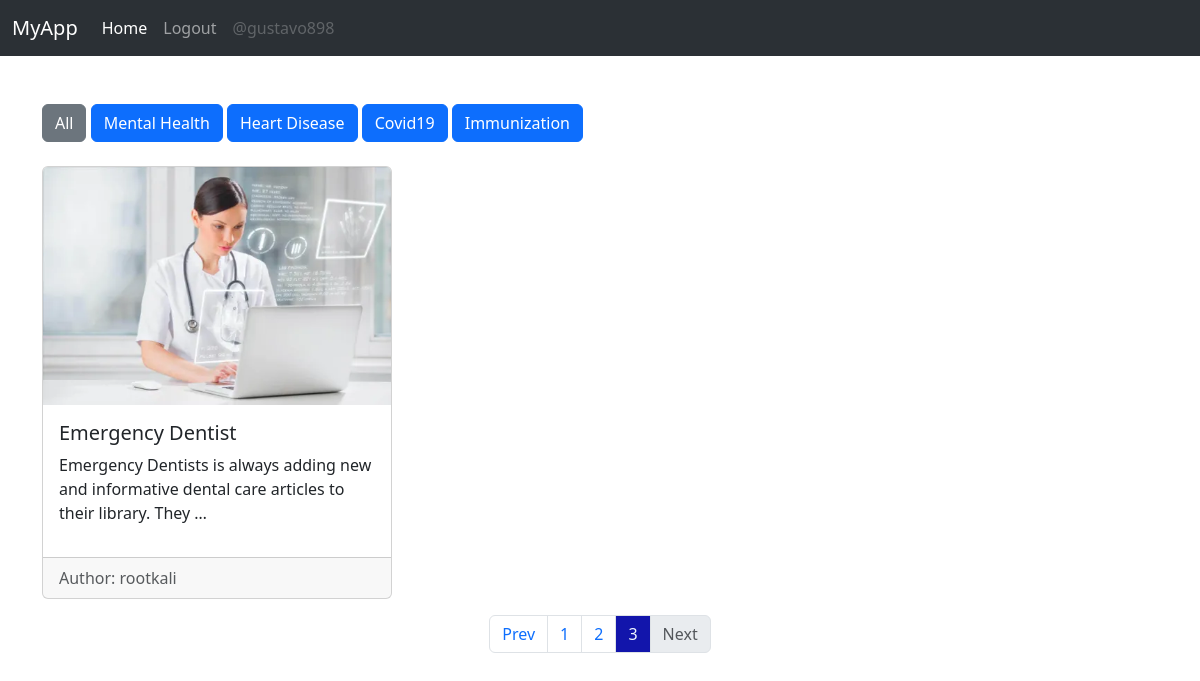
The app's page /blogpost-list/?page=3 (signed in), older data.
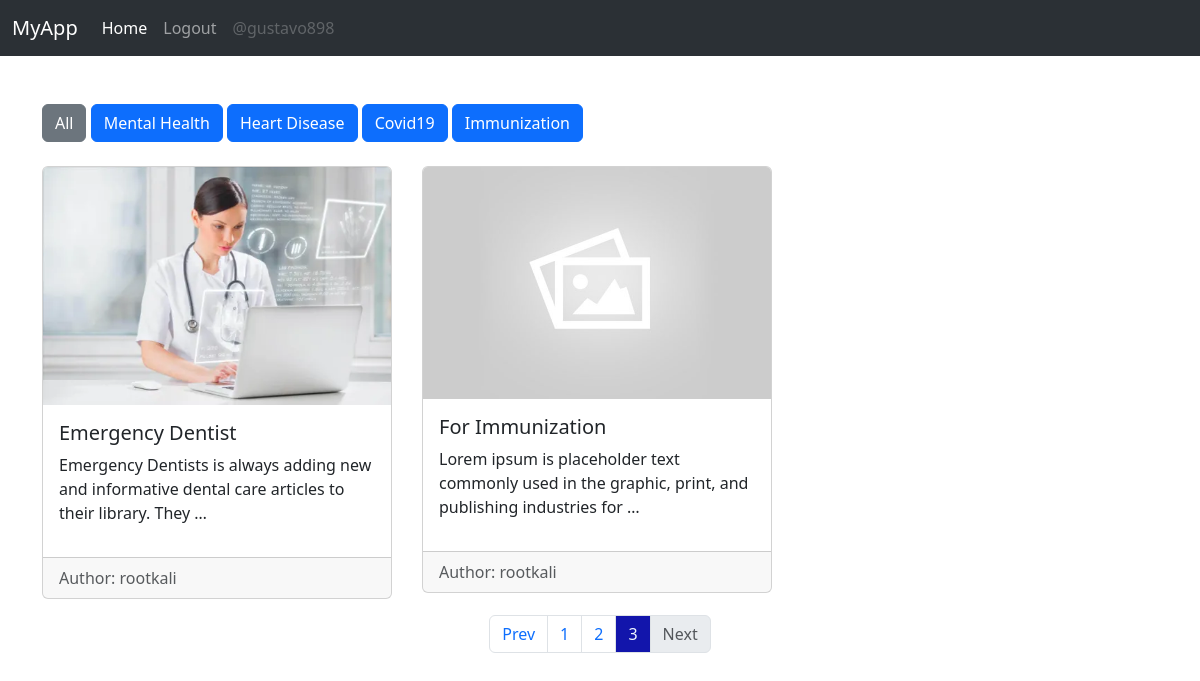
The same page, newer data.
### myapp/models.py (models this page shows, shortened)
class Category(models.Model):
    name = models.CharField(max_length=100)

class BlogPost(models.Model):
    title = models.CharField(max_length=200)
    image = models.ImageField(default='default.jpg')
    category = models.ForeignKey(Category, on_delete=models.CASCADE, null=True, blank=True)
    summary = models.TextField(null=True, blank=True)
    content = models.TextField(null=True, blank=True)
    author = models.ForeignKey(CustomUser, on_delete=models.CASCADE)
    is_draft = models.BooleanField(default=False)
    @property
    def imageURL(self):
        try:
            url = self.image.url
        except:
            url = ''
        return url

class CustomUser(AbstractUser):
    USER_TYPE_CHIOCE = (
        ('doctor', "Doctor"),
        ('patient', "Patient")
    )
    user_type = models.CharField(max_length=100, choices=USER_TYPE_CHIOCE, default='patient')
    first_name = models.CharField(max_length=200, null=True)
    last_name = models.CharField(max_length=200, null=True)
    email = models.EmailField(unique=True, null=True)
    profile_picture = models.ImageField(default='avatar.svg')
    address_line1 = models.CharField(max_length=255)
    city = models.CharField(max_length=200)
    state = models.CharField(max_length=200)
    pincode = models.CharField(max_length=20)

### myapp/views.py (the view)
# urls.py: path('blogpost-list/', views.patient_dashboard, name="patient-dashboard"),
@login_required(login_url='login')
def patient_dashboard(request):
    if request.user.is_authenticated and request.user.user_type=='doctor':
        return redirect('doctor-dashboard')
    categories = Category.objects.all()
    q = request.GET.get('q') if request.GET.get('q') != None else ''
    posts = BlogPost.objects.filter(is_draft=False, category__name__icontains=q)
    posts, ranges = paginatePosts(request, posts)
    context = {'posts' : posts, 'categories' : categories, 'q' : q, 'ranges':ranges}
    return render(request, 'myapp/blogpost_list.html', context)

### myapp/utils.py (called while the page is built)
def paginatePosts(request, posts):
    page = request.GET.get('page')
    paginator = Paginator(posts, 3)
    try:
        posts = paginator.page(page)
    except PageNotAnInteger:
        page=1
        posts = paginator.page(page)
    except EmptyPage:
        page = paginator.num_pages
        posts = paginator.page(page)
    ranges = range(1, paginator.num_pages+1)
    return posts, ranges

### myapp/templates/myapp/blogpost_list.html (shortened to what this page needs)
{% extends "main.html" %}
{% block content %}
<div class="container">
  {% if q == "" %}
  <a class="btn btn-secondary" href="{% url 'patient-dashboard' %}">All</a>
  {% else %}
  <a class="btn btn-primary" href="{% url 'patient-dashboard' %}">All</a>
  {% endif %}
  {% for category in categories %}
    {% if category.name == q %}
    <a class="btn btn-secondary" href="{% url 'patient-dashboard' %}?q={{category.name}}">{{category.name}}</a>
    {% else %}
    <a class="btn btn-primary" href="{% url 'patient-dashboard' %}?q={{category.name}}">{{category.name}}</a>
    {% endif %}
  {% endfor %}
<br><br>
  <div class="row">
    {% for post in posts %}
    <div class="col-md-4 mb-3">
      <div class="card">
        <img src="{{ post.imageURL }}" class="card-img-top" alt="{{ post.title }}">
        <div class="card-body">
          <h5 class="card-title">{{ post.title }}</h5>
          <p class="card-text">{{ post.summary|truncatewords:15 }}</p>
        </div>
        <div class="card-footer text-muted">
          Author: {{ post.author.username }}
        </div>
      </div>
    </div>
    {% endfor %}
  </div>
</div>
{% include 'pagination.html' with query_set=posts %}
{% endblock content %}

Row changes from the older to the newer data that the page shows:
added BlogPost: imageURL (placeholder picture), title "For Immunization", summary "Lorem ipsum is placeholder text commonly used in the graphic, print, and publishing industries for …", author.username "rootkali"
